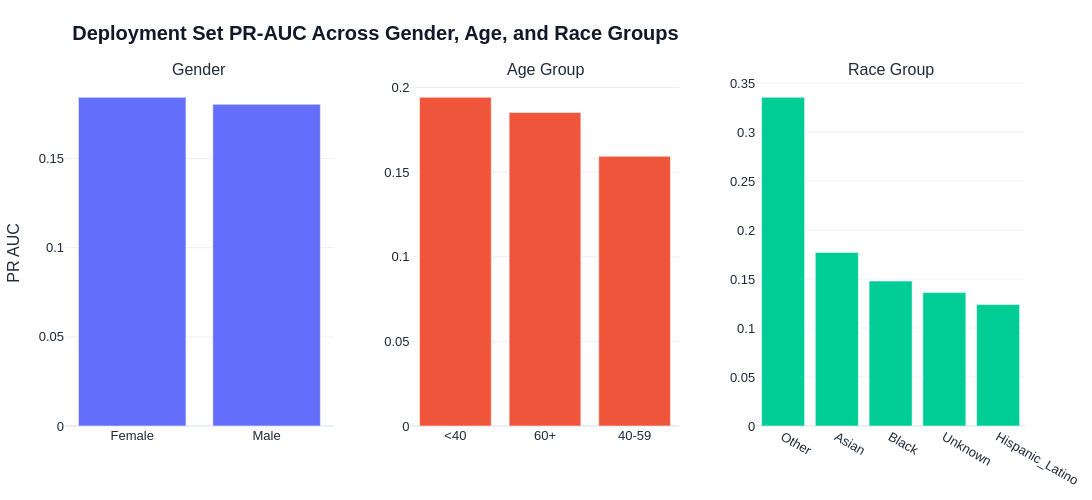

Notebook cell for this chart:
### Code cell
plot_fairness_subplots_plotly(
    deployment_gender_metrics,
    deployment_age_metrics,
    deployment_race_metrics,
    metric="pr_auc",
    title="             Deployment Set PR-AUC Across Gender, Age, and Race Groups",
    filename="deployment_pr_auc_fairness_subplots.html"
)

### Figure 1 — Plotly figure (JSON) as saved in the notebook; plotly's stock layout.template omitted (floating-point values rounded to 4 significant figures)
{"data": [{"name": "Gender", "type": "bar", "x": ["Female", "Male"], "xaxis": "x", "y": [0.1843, 0.1804], "yaxis": "y"}, {"name": "Age Group", "type": "bar", "x": ["<40", "60+", "40-59"], "xaxis": "x2", "y": [0.1942, 0.1853, 0.1593], "yaxis": "y2"}, {"name": "Race Group", "type": "bar", "x": ["Other", "Asian", "Black", "Unknown", "Hispanic_Latino"], "xaxis": "x3", "y": [0.3355, 0.1771, 0.1479, 0.1362, 0.1239], "yaxis": "y3"}], "layout": {"annotations": [{"font": {"size": 16}, "showarrow": false, "text": "Gender", "x": 0.14, "xanchor": "center", "xref": "paper", "y": 1, "yanchor": "bottom", "yref": "paper"}, {"font": {"size": 16}, "showarrow": false, "text": "Age Group", "x": 0.5, "xanchor": "center", "xref": "paper", "y": 1, "yanchor": "bottom", "yref": "paper"}, {"font": {"size": 16}, "showarrow": false, "text": "Race Group", "x": 0.86, "xanchor": "center", "xref": "paper", "y": 1, "yanchor": "bottom", "yref": "paper"}], "font": {"color": "#1F2937", "family": "Arial", "size": 13}, "height": 500, "legend": {"title": {"text": "Outcome"}}, "margin": {"b": 50, "l": 50, "r": 40, "t": 80}, "paper_bgcolor": "white", "plot_bgcolor": "white", "showlegend": false, "title": {"font": {"color": "#111827", "size": 20}, "text": "<b>             Deployment Set PR-AUC Across Gender, Age, and Race Groups</b>", "x": 0, "xanchor": "left"}, "width": 1200, "xaxis": {"anchor": "y", "domain": [0, 0.28], "tickangle": 0}, "xaxis2": {"anchor": "y2", "domain": [0.36, 0.64], "tickangle": 0}, "xaxis3": {"anchor": "y3", "domain": [0.72, 1], "tickangle": 30}, "yaxis": {"anchor": "x", "domain": [0, 1], "title": {"text": "PR AUC"}}, "yaxis2": {"anchor": "x2", "domain": [0, 1], "title": {"text": ""}}, "yaxis3": {"anchor": "x3", "domain": [0, 1], "title": {"text": ""}}}}
